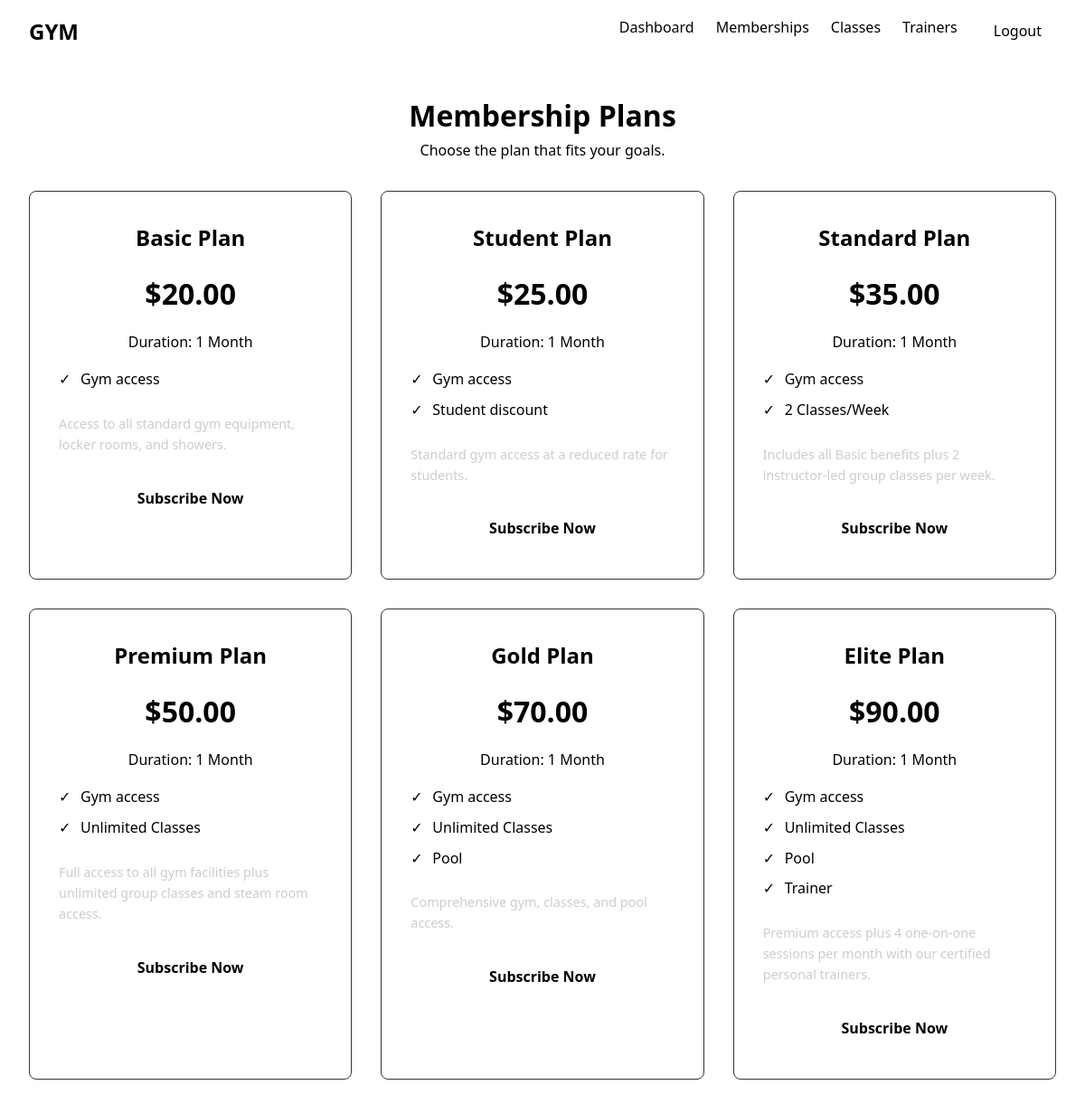
The app's page /membership.php (signed in) with its own data.
### tables this page shows
CREATE TABLE IF NOT EXISTS membership_plans (
    id INT AUTO_INCREMENT PRIMARY KEY,
    plan_name VARCHAR(100) NOT NULL,
    price DECIMAL(10, 2) NOT NULL,
    duration VARCHAR(50) NOT NULL,
    features TEXT,
    benefits TEXT
);

### membership.php (the view, shortened to what this page needs)
<?php
require 'includes/db.php';
$plans_res = $conn->query("SELECT * FROM membership_plans");
include 'includes/header.php';
?>
<div class="container">
    <div class="dashboard-header" style="text-align: center;">
        <h1>Membership Plans</h1>
        <p style="color: var(--text-secondary);">Choose the plan that fits your goals.</p>
    </div>
    <div class="card-grid">
        <?php while($plan = $plans_res->fetch_assoc()): ?>
            <div class="card">
                <h3><?php echo htmlspecialchars($plan['plan_name']); ?></h3>
                <div class="price">$<?php echo htmlspecialchars($plan['price']); ?></div>
                <p style="color: var(--text-secondary); margin-bottom: 1rem;">Duration: <?php echo htmlspecialchars($plan['duration']); ?></p>
                <?php
                    $features = explode(',', $plan['features']);
                ?>
                <ul>
                    <?php foreach($features as $feature): ?>
                        <li><?php echo htmlspecialchars(trim($feature)); ?></li>
                    <?php endforeach; ?>
                </ul>
                <p style="font-size: 0.9rem; margin-bottom: 1.5rem; text-align:left; color:#ccc;">
                    <?php echo htmlspecialchars($plan['benefits']); ?>
                </p>
                <form method="POST" action="">
                    <button type="submit" class="btn-primary" onclick="return confirm('Are you sure you want to subscribe to this plan?');">Subscribe Now</button>
                </form>
            </div>
        <?php endwhile; ?>
    </div>
</div>
<?php include 'includes/footer.php'; ?>

### css/style.css (style rules this page uses)
* { margin: 0; padding: 0; box-sizing: border-box; font-family: 'Segoe UI', Tahoma, Geneva, Verdana, sans-serif; }
body { background-color: var(--bg-dark); color: var(--text-primary); line-height: 1.6; }
.btn-primary { width: 100%; padding: 0.8rem; background-color: var(--gold); color: var(--bg-dark); border: none; border-radius: 4px; font-weight: bold; font-size: 1rem; cursor: pointer; transition: var(--transition); }
.container { max-width: 1200px; margin: 0 auto; padding: 2rem; }
.dashboard-header { margin-bottom: 2rem; }
.dashboard-header h1 { color: var(--gold); }
.card-grid { display: grid; grid-template-columns: repeat(auto-fit, minmax(300px, 1fr)); gap: 2rem; }
.card { background-color: var(--bg-card); border-radius: 8px; padding: 2rem; text-align: center; border: 1px solid #333; transition: var(--transition); position: relative; overflow: hidden; }
.card h3 { color: var(--gold); margin-bottom: 1rem; font-size: 1.5rem; }
.card .price { font-size: 2rem; font-weight: bold; margin-bottom: 1rem; }
.card ul { list-style: none; margin-bottom: 1.5rem; color: var(--text-secondary); text-align: left; }
.card ul li { margin-bottom: 0.5rem; position: relative; padding-left: 1.5rem; }
.card ul li::before { content: '✓'; color: var(--gold); position: absolute; left: 0; }

### records on screen
membership_plans: plan_name "Basic Plan", price "20.00", duration "1 Month", features "Gym access", benefits "Access to all standard gym equipment, locker rooms, and showers."
membership_plans: plan_name "Student Plan", price "25.00", duration "1 Month", features "Gym access", features "Student discount", benefits "Standard gym access at a reduced rate for students."
membership_plans: plan_name "Standard Plan", price "35.00", duration "1 Month", features "Gym access", features "2 Classes/Week", benefits "Includes all Basic benefits plus 2 instructor-led group classes per week."
membership_plans: plan_name "Premium Plan", price "50.00", duration "1 Month", features "Gym access", features "Unlimited Classes", benefits "Full access to all gym facilities plus unlimited group classes and steam room access."
membership_plans: plan_name "Gold Plan", price "70.00", duration "1 Month", features "Gym access", features "Unlimited Classes", features "Pool", benefits "Comprehensive gym, classes, and pool access."
membership_plans: plan_name "Elite Plan", price "90.00", duration "1 Month", features "Gym access", features "Unlimited Classes", features "Pool", features "Trainer", benefits "Premium access plus 4 one-on-one sessions per month with our certified personal trainers."
